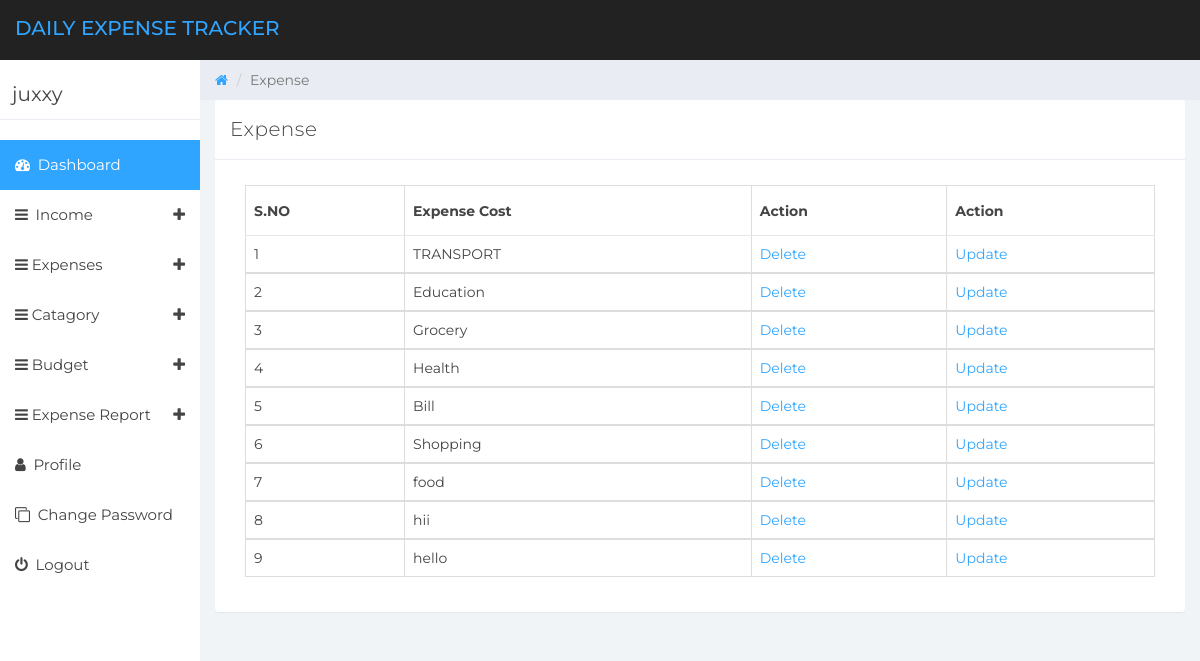
/dets/manage-category.php (signed in), run on the app's committed database.
### tables this page shows
CREATE TABLE `user_master` (
  `user_id` int(30) NOT NULL,
  `user_name` varchar(250) NOT NULL,
  `email_id` varchar(250) NOT NULL,
  `mobile_no` varchar(50) NOT NULL,
  `password` varchar(250) NOT NULL
);

CREATE TABLE `category_master` (
  `cate_id` int(30) NOT NULL,
  `cate_name` varchar(250) NOT NULL
);

### dets/manage-category.php (the view, shortened to what this page needs)
<?php
if (strlen($_SESSION['detsuid']==0)) {
  header('location:logout.php');
  } else{
?>
<!DOCTYPE html>
<html>
<head>
	<link href="css/bootstrap.min.css" rel="stylesheet">
	<link href="css/font-awesome.min.css" rel="stylesheet">
	<link href="css/datepicker3.css" rel="stylesheet">
	<link href="css/styles.css" rel="stylesheet">
</head>
<body>
	<?php include_once('includes/header.php');?>
	<?php include_once('includes/sidebar.php');?>
	<div class="col-sm-9 col-sm-offset-3 col-lg-10 col-lg-offset-2 main">
		<div class="row">
			<ol class="breadcrumb">
				<li><a href="#">
					<em class="fa fa-home"></em>
				</a></li>
				<li class="active">Expense</li>
			</ol>
		</div>
		<div class="row">
			<div class="col-lg-12">
				<div class="panel panel-default">
					<div class="panel-heading">Expense</div>
					<div class="panel-body">
						<div class="col-md-12">
							<div class="table-responsive">
            <table class="table table-bordered mg-b-0">
              <thead>
                <tr>
                  <th>S.NO</th>
				  <th>Expense Cost</th>
				  <th>Action</th>
				  <th>Action</th>
                </tr>
              </thead>
              <?php
$ret=mysqli_query($con,"select *  from  category_master");
$cnt=1;
while ($row=mysqli_fetch_array($ret)) {
?>
              <tbody>
                <tr>
                  <td><?php echo $cnt;?></td>
                  <td><?php  echo $row['cate_name'];?></td>
                  <td><a href="manage-category.php?delid=<?php echo $row['cate_id'];?>">Delete</a>
				  <td><a href="update-category.php?updateid=<?php echo $row['cate_id'];?>">Update</a>
                </tr>
                <?php
$cnt=$cnt+1;
}?>
              </tbody>
            </table>
          </div>
						</div>
					</div>
				</div>
			</div>
		<?php include_once('includes/footer.php');?>
		</div>
	</div>
</body>
</html>
<?php }  ?>

### dets/includes/header.php (shortened to what this page needs)
<nav class="navbar navbar-custom navbar-fixed-top" role="navigation">
        <div class="container-fluid">
            <div class="navbar-header">
                <a class="navbar-brand" href="dashboard.php"><span>Daily Expense Tracker</span></a>
            </div>
        </div>
    </nav>

### dets/includes/sidebar.php (shortened to what this page needs)
<?php
include('includes/dbconnection.php');
?>
<div id="sidebar-collapse" class="col-sm-3 col-lg-2 sidebar">
        <div class="profile-sidebar">
            <div class="profile-usertitle">
                <?php
$uid=$_SESSION['detsuid'];
$ret=mysqli_query($con,"select user_name from user_master where user_id='$uid'");
$row=mysqli_fetch_array($ret);
$name=$row['user_name'];
?>
                <div class="profile-usertitle-name"><?php echo $name; ?></div>
            </div>
        </div>
        <ul class="nav menu">
            <li class="active"><a href="dashboard.php"><em class="fa fa-dashboard">&nbsp;</em> Dashboard</a></li>
            <li class="parent "><a data-toggle="collapse" href="#sub-item-1">
                <em class="fa fa-navicon">&nbsp;</em> Income <span data-toggle="collapse" href="#sub-item-1" class="icon pull-right"><em class="fa fa-plus"></em></span>
                </a>
            </li>
            <li class="parent "><a data-toggle="collapse" href="#sub-item-2">
                <em class="fa fa-navicon">&nbsp;</em>Expenses <span data-toggle="collapse" href="#sub-item-3" class="icon pull-right"><em class="fa fa-plus"></em></span>
                </a>
            <li class="parent "><a data-toggle="collapse" href="#sub-item-3">
                <em class="fa fa-navicon">&nbsp;</em>Catagory <span data-toggle="collapse" href="#sub-item-3" class="icon pull-right"><em class="fa fa-plus"></em></span>
                </a>
            <li class="parent "><a data-toggle="collapse" href="#sub-item-4">
                <em class="fa fa-navicon">&nbsp;</em>Budget <span data-toggle="collapse" href="#sub-item-4" class="icon pull-right"><em class="fa fa-plus"></em></span>
                </a>
            </li>
            <li class="parent "><a data-toggle="collapse" href="#sub-item-7">
                <em class="fa fa-navicon">&nbsp;</em>Expense Report <span data-toggle="collapse" href="#sub-item-7" class="icon pull-right"><em class="fa fa-plus"></em></span>
                </a>
            </li>
            <li><a href="user-profile.php"><em class="fa fa-user">&nbsp;</em> Profile</a></li>
             <li><a href="change-password.php"><em class="fa fa-clone">&nbsp;</em> Change Password</a></li>
<li><a href="logout.php"><em class="fa fa-power-off">&nbsp;</em> Logout</a></li>
        </ul>
    </div>

### dets/includes/footer.php
<div class="col-sm-12">
			</div>

### dets/css/styles.css (style rules this page uses)
body { background: #f1f4f7; padding-top: 60px; font-size: 14px; color: #444444; font-family: "Montserrat", "Helvetica Neue", Helvetica, Arial, sans-serif; }
a, a:hover, a:focus { color: #30a5ff; }
.navbar-custom { background: #222; height: 60px; }
.navbar-header .navbar-brand { color: #fff; font-size: 20px; text-transform: uppercase; font-weight: 500; height: 60px; padding-top: 18px; }
.navbar-header .navbar-brand span { color: #30a5ff; }
.panel { border: 0; }
.panel-heading { font-size: 20px; font-weight: 300; letter-spacing: 0.025em; height: 60px; line-height: 38px; }
.panel-default .panel-heading { background: #fff; border-bottom: 1px solid #e9ecf2; color: #444444; }
.navbar { border: 0; }
.sidebar { display: block; padding: 0; display: none; box-shadow: none; background: #fff; }
.sidebar ul { margin: 20px 0px; }
@media (min-width: 768px) { .sidebar { display: block; position: fixed; top: 60px; bottom: 0; left: 0; z-index: 1000; display: block; margin: 0; padding: 0; overflow-x: hidden; overflow-y: auto; } }
@media (min-width: 768px) { .navbar-header { width: 100%; } }
.sidebar ul.nav .active a, .sidebar ul.nav li.parent a.active, .sidebar ul.nav .active > a:hover, .sidebar ul.nav li.parent a.active:hover, .sidebar ul.nav .active > a:focus, .sidebar ul.nav li.parent a.active:focus { color: #fff; background-color: #30a5ff; }
.sidebar ul.nav li a { height: 50px; font-size: 15px; line-height: 2em; color: #444444; }
.profile-sidebar { padding: 10px 0; border-bottom: 1px solid #e9ecf2; }
.profile-usertitle { float: left; text-align: left; margin: 10px 0 0 12px; }
.profile-usertitle-name { font-size: 20px; margin-bottom: 0px; }
.breadcrumb { border-radius: 0; padding: 10px 15px 10px 15px; background: #e9ecf2; margin: 0; }
.table { background: #fff; }
.table > thead > tr > th { border-bottom: 1px solid #e6e7e8; vertical-align: middle; height: 50px; }

### data on the page
user_master: user_name "juxxy"
category_master: cate_name "TRANSPORT"
category_master: cate_name "Education"
category_master: cate_name "Grocery"
category_master: cate_name "Health"
category_master: cate_name "Bill"
category_master: cate_name "Shopping"
category_master: cate_name "food"
category_master: cate_name "hii"
category_master: cate_name "hello"
